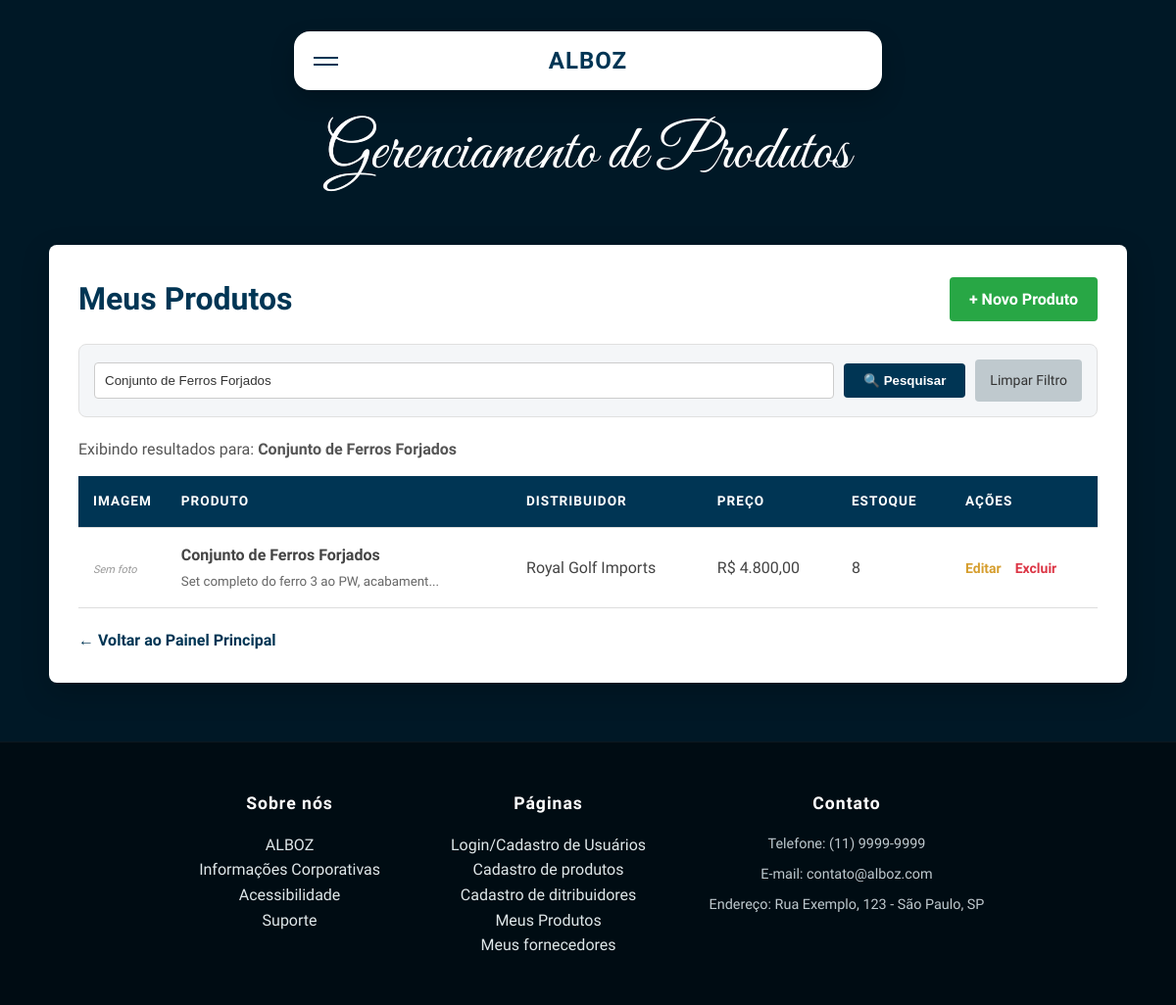
/html_alboz/listar_produtos.php?busca=Conjunto de Ferros Forjados (signed in), run on the app's committed database.
### tables this page shows
CREATE TABLE produtos (
    id INT PRIMARY KEY AUTO_INCREMENT,
    fornecedor_id INT NOT NULL,          
    
    nome_produto VARCHAR(100) NOT NULL,
    codigo_produto VARCHAR(50),          
    descricao TEXT,
    quantidade_estoque INT DEFAULT 0,
    preco_unitario DECIMAL(10, 2) NOT NULL,
    imagem VARCHAR(255),                 
    
    data_registro TIMESTAMP DEFAULT CURRENT_TIMESTAMP,

    CONSTRAINT fk_fornecedor_produto
    FOREIGN KEY (fornecedor_id) REFERENCES fornecedores(id)
    ON DELETE CASCADE
);

CREATE TABLE fornecedores (
    id INT PRIMARY KEY AUTO_INCREMENT,
    usuario_id INT NOT NULL,             
    
    nome_fornecedor VARCHAR(100) NOT NULL,
    cnpj VARCHAR(20) NOT NULL,
    endereco VARCHAR(255),
    telefone VARCHAR(20),
    email VARCHAR(100),
    observacoes TEXT,
    imagem VARCHAR(255),                 
    
    data_registro TIMESTAMP DEFAULT CURRENT_TIMESTAMP,

    CONSTRAINT fk_usuario_fornecedor
    FOREIGN KEY (usuario_id) REFERENCES usuarios(id)
    ON DELETE CASCADE
);

### html_alboz/listar_produtos.php (the view, shortened to what this page needs)
<?php
include('conexao.php');
$usuario_id = $_SESSION['id'];
$busca = "";
$filtro_sql = "";
if (isset($_GET['busca']) && !empty($_GET['busca'])) {
    $busca = $mysqli->real_escape_string($_GET['busca']);
    $filtro_sql = " AND (p.nome_produto LIKE '%$busca%' OR p.descricao LIKE '%$busca%')";
}
$sql_listagem = "SELECT p.*, f.nome_fornecedor
                 FROM produtos p
                 JOIN fornecedores f ON p.fornecedor_id = f.id
                 WHERE f.usuario_id = '$usuario_id'
                 $filtro_sql
                 ORDER BY p.id DESC";
$produtos = $mysqli->query($sql_listagem);
?>
<!DOCTYPE html>
<html lang="pt-br">
<head>
</head>
<body class="body">
    <div class="header">
        <div class="card-nav-container">
            <div class="card-nav" id="cardNav">
                <div class="card-nav-top">
                    <div class="hamburger-menu" id="hamburgerBtn">
                        <div class="hamburger-line"></div>
                        <div class="hamburger-line"></div>
                    </div>
                    <div class="logo-container">
                        <div class="logo">ALBOZ</div>
                    </div>
                </div>
            </div>
        </div>
        <div class="subtitulo">Gerenciamento de Produtos</div>
    </div>
    <div class="container">
        <div style="display:flex; justify-content:space-between; align-items:center; margin-bottom:20px; flex-wrap:wrap; gap:10px;">
            <h2>Meus Produtos</h2>
            <a href="cadastrar_produto.php" class="btn-novo">+ Novo Produto</a>
        </div>
        <form method="GET" class="search-box">
            <input type="text" name="busca" placeholder="Pesquisar produto por nome ou descrição..." value="<?php echo htmlspecialchars($busca); ?>">
            <button type="submit" class="btn-search">🔍 Pesquisar</button>
            <?php if (!empty($busca)): ?>
                <a href="listar_produtos.php" class="btn-limpar">Limpar Filtro</a>
            <?php endif; ?>
        </form>
        <?php if (!empty($busca)): ?>
            <p style="margin-bottom:15px; color:#555;">Exibindo resultados para: <strong><?php echo htmlspecialchars($busca); ?></strong></p>
        <?php endif; ?>
        <table>
            <thead>
                <tr>
                    <th style="width: 80px;">Imagem</th>
                    <th>Produto</th>
                    <th>Distribuidor</th>
                    <th>Preço</th>
                    <th>Estoque</th>
                    <th style="width: 150px;">Ações</th>
                </tr>
            </thead>
            <tbody>
                <?php if ($produtos->num_rows > 0): ?>
                    <?php while ($row = $produtos->fetch_assoc()): ?>
                        <tr>
                            <td data-label="Imagem">
                                <?php
                                if (!empty($row['imagem']) && file_exists($row['imagem'])) {
                                    echo "<img src='" . $row['imagem'] . "' class='img-thumb'>";
                                } else {
                                    echo "<span class='no-img'>Sem foto</span>";
                                }
                                ?>
                            </td>
                            <td data-label="Produto">
                                <strong><?php echo $row['nome_produto']; ?></strong>
                                <?php if (!empty($row['descricao'])): ?>
                                    <br><small style="color:#666;"><?php echo substr($row['descricao'], 0, 40) . '...'; ?></small>
                                <?php endif; ?>
                            </td>
                            <td data-label="Distribuidor"><?php echo $row['nome_fornecedor']; ?></td>
                            <td data-label="Preço">R$ <?php echo number_format($row['preco_unitario'], 2, ',', '.'); ?></td>
                            <td data-label="Estoque">
                                <?php
                                echo $row['quantidade_estoque'];
                                ?>
                            </td>
                            <td class="acoes" data-label="Ações">
                                <a href="cadastrar_produto.php?edit_id=<?php echo $row['id']; ?>" class="btn-edit">Editar</a>
                                <a href="?delete_id=<?php echo $row['id']; ?>" class="btn-delete" onclick="return confirm('Tem certeza?')">Excluir</a>
                            </td>
                        </tr>
                    <?php endwhile; ?>
                <?php endif; ?>
            </tbody>
        </table>
        <div style="margin-top:20px;">
            <a href="painel.php" style="text-decoration:none; color:var(--card); font-weight:bold;">&larr; Voltar ao Painel Principal</a>
        </div>
    </div>
    <div class="rodape">
        <div class="limitador rodape-content">
            <ul class="sobre_nos">
                <strong>Sobre nós</strong>
                <a href="index.html">ALBOZ</a><br>
                <a href="informacoes_corporativas.html">Informações Corporativas</a><br>
                <a href="acessibilidade.html">Acessibilidade</a><br>
                <a href="suporte.php">Suporte</a><br>
            </ul>
            <ul class="paginas">
                <strong>Páginas</strong>
                <a href="login.php">Login/Cadastro de Usuários</a><br>
                <a href="cadastrar_produtos.php">Cadastro de produtos</a><br>
                <a href="cadastrar_fornecedor.php">Cadastro de ditribuidores</a><br>
                <a href="listar_produtos.php">Meus Produtos</a><br>
                <a href="listar_fornecedores.php">Meus fornecedores</a><br>
            </ul>
            <ul class="contato">
                <strong>Contato</strong>
                <li>Telefone: (11) 9999-9999</li>
                <li>E-mail: contato@alboz.com</li>
                <li>Endereço: Rua Exemplo, 123 - São Paulo, SP</li>
            </ul>
        </div>
    </div>
</body>
</html>

### html_alboz/listar_produtos.php (style rules this page uses)
:root { --bg: #001826; --card: #003554; --card-hover: #014e7b; --muted: #bfc9ce; --accent: #dfe7e9; --gold: #ffffff; }
* { margin: 0; padding: 0; box-sizing: border-box; }
html { font-size: 16px; scroll-behavior: smooth; scrollbar-width: thin; scrollbar-color: var(--card) var(--bg); overflow-x: hidden; }
body { margin: 0; font-family: 'Monda', sans-serif; background: var(--bg); color: var(--accent); line-height: 1.6; cursor: default; }
a { text-decoration: none; color: inherit; transition: 0.3s; cursor: pointer; }
ul { list-style: none; }
button, .btn-submit, input[type="submit"] { cursor: pointer; }
.limitador { max-width: 1100px; width: 90%; margin: 0 auto; }
.card-nav-container { position: absolute; top: 2em; left: 50%; transform: translateX(-50%); width: 90%; max-width: 600px; z-index: 1001; }
.card-nav { position: relative; background-color: #ffffff; border-radius: 1rem; box-shadow: 0 10px 25px rgba(0, 0, 0, 0.2); overflow: hidden; transition: height 0.4s cubic-bezier(0.25, 1, 0.5, 1); color: var(--card); }
.card-nav-top { height: 60px; display: flex; align-items: center; justify-content: center; padding: 0 1.5rem; position: relative; }
.logo { font-family: 'Abhaya Libre', serif; font-weight: 800; font-size: 1.5rem; letter-spacing: 1px; text-transform: uppercase; }
.hamburger-menu { position: absolute; left: 20px; cursor: pointer; display: flex; flex-direction: column; gap: 5px; }
.hamburger-line { width: 25px; height: 2px; background-color: var(--card); transition: 0.3s; }
.header { position: relative; width: 100%; height: auto; min-height: 250px; display: flex; flex-direction: column; justify-content: center; align-items: center; padding-top: 0; padding-bottom: 2rem; }
.subtitulo { font-family: 'Great Vibes', cursive; font-size: 4rem; margin-top: 6rem; z-index: 10; text-align: center; font-weight: 400; cursor: default; background: linear-gradient(120deg, #001826 40%, rgba(255, 255, 255, 0.8) 50%, #001826 60%); background-size: 200% 100%; background-position: 100%; color: #001826; background-clip: text; -webkit-background-clip: text; -webkit-text-fill-color: transparent; -webkit-text-fill-color: var(--gold); transition: background-position 0.5s; }
.rodape { background: #000c13; padding: 3rem 0; margin-top: auto; border-top: 1px solid rgba(255, 255, 255, 0.05); }
.rodape-content { display: flex; justify-content: center; align-items: flex-start; flex-wrap: wrap; gap: 4rem; text-align: center; }
.rodape ul { min-width: 200px; }
.rodape ul strong { display: block; color: #fff; margin-bottom: 1rem; font-size: 1.1rem; letter-spacing: 1px; }
.rodape li { color: var(--muted); margin-bottom: 0.5rem; font-size: 0.9rem; cursor: pointer; transition: 0.2s; }
.container { max-width: 1100px; margin: 0 auto 60px auto; padding: 30px; background: #fff; color: #333; box-shadow: 0 10px 30px rgba(0, 0, 0, 0.2); border-radius: 8px; min-height: 400px; }
.container h2 { margin: 0; color: var(--card); font-family: 'Abhaya Libre', serif; font-size: 2rem; }
.search-box { display: flex; gap: 10px; margin-bottom: 20px; align-items: center; background: #f4f6f8; padding: 15px; border-radius: 8px; border: 1px solid #e0e0e0; }
.search-box input { flex: 1; padding: 10px; border: 1px solid #ccc; border-radius: 4px; background: #fff; color: #333; }
.btn-search { background-color: var(--card); color: white; border: none; padding: 10px 20px; border-radius: 4px; font-weight: bold; transition: 0.3s; }
.btn-limpar { background-color: var(--muted); color: #333; text-decoration: none; padding: 10px 15px; border-radius: 4px; font-size: 14px; }
table { width: 100%; border-collapse: collapse; margin-top: 10px; }
th, td { padding: 15px; text-align: left; border-bottom: 1px solid #ddd; vertical-align: middle; color: #444; }
th { background-color: var(--card); color: white; font-weight: bold; text-transform: uppercase; font-size: 0.85rem; letter-spacing: 1px; }
.no-img { font-size: 11px; color: #999; font-style: italic; }
.btn-novo { background-color: #28a745; color: white; padding: 10px 20px; text-decoration: none; border-radius: 4px; display: inline-block; font-weight: bold; transition: 0.3s; }
.acoes a { text-decoration: none; font-weight: bold; margin-right: 10px; font-size: 14px; transition: 0.2s; }
.btn-edit { color: #d69e2e; }
.btn-delete { color: #dc3545; }

### data on the page
produtos: shows "Sem foto", nome_produto "Conjunto de Ferros Forjados", descricao "Set completo do ferro 3 ao PW, acabament", fornecedor.nome_fornecedor "Royal Golf Imports", preco_unitario "4.800,00", quantidade_estoque "8"

### other printed values
$busca "Conjunto de Ferros Forjados"
